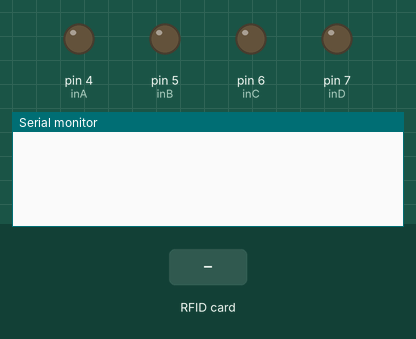
The sketch below on a simulated Arduino Mega 2560, built with avr-gcc and run on an emulated ATmega2560. Shown: output pins drawn as LEDs (lit = HIGH), the last lines printed to the serial monitor. The test bench sets the inputs (shaded band). The modem accepts every AT command (registered, SIM ready, sends succeed) and sends nothing else; pins used as bus, display or sensor lines are not drawn.

Above: at 6.2 s.
6.3 s: RFID card C9 1D C6 7E held to the reader
At 6.7 s:
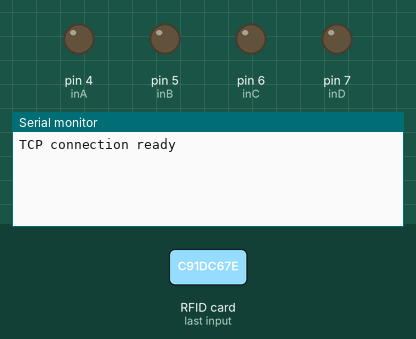
At 8.5 s:
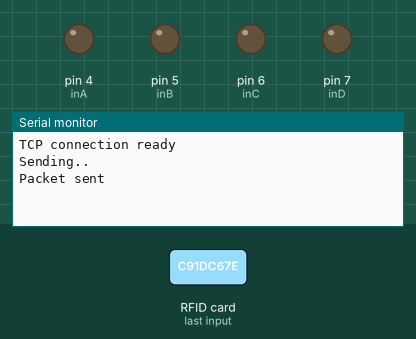

The sketch:

line_follower_RFID_SONAR_voltage_sensor_wifi.ino
```cpp
#include<MFRC522.h>
#include<SPI.h>
#define RST_PIN         48          // Configurable, see typical pin layout above
#define SS_PIN          53         // Configurable, see typical pin layout above
MFRC522 mfrc522(SS_PIN, RST_PIN);
String ssid = "dhong";
String password = "01521439838";
String server = "192.168.0.2"; // www.example.com

String uri = "/SS_IOT/post-esp-data.php";// our example is /Serial1post.php

#define inA 4
#define inB 5
#define inC 6
#define inD 7
int th[10] = {500, 500, 500, 500, 500};
int sen_pins[5] = {A4, A3, A2, A1, A0};

void wheel(int lm, int rm);

int i, sen[10], s[10], lastSensor, lastError;

int base_L = 180;
int base_R = 180;
float kp = 8.0;
float kd = 15.0;
void setup()
{
  Serial1.begin(115200);
  reset();

  connectWifi();

  init_Mfrc522();
  other_init();
}
void loop()
{
  if (!mfrc522.PICC_IsNewCardPresent())
  {
    return;
  }
  if (!mfrc522.PICC_ReadCardSerial())
  {
    return;
  }
  String uid = "";
  // Serial.println();
  //Serial.print("UID=");
  for (int i = 0; i < mfrc522.uid.size; i++)
  {
    // Serial.print(mfrc522.uid.uidByte[i] < 0x10 ? "0" : "");
    // Serial.print(mfrc522.uid.uidByte[i], HEX);
    uid.concat(String(mfrc522.uid.uidByte[i] < 0x10 ? "0" : ""));
    uid.concat(String(mfrc522.uid.uidByte[i], HEX));
  }
  uid.toUpperCase();
  if (uid == "C91DC67E") {
    String d = "&sensor=RFID&location=Dhaka&value1=10&value2=10&value3=10";
    httppost(d);
  }

  // line_follow();
  // wheel(255, 255);
}

void reset() {

  Serial1.println("AT+RST");

  delay(1000);

  if (Serial1.find("OK") ) Serial.println("Module Reset");

}

//connect to your wifi network

void connectWifi() {

  String cmd = "AT+CWJAP=\"" + ssid + "\",\"" + password + "\"";

  Serial1.println(cmd);

  delay(4000);

  if (Serial1.find("OK")) {

    Serial.println("Connected!");

  }

  else {

    connectWifi();

    Serial.println("Cannot connect to wifi");
  }

}

void httppost (String data) {

  Serial1.println("AT+CIPSTART=\"TCP\",\"" + server + "\",8080");//start a TCP connection.

  if ( Serial1.find("OK")) {

    Serial.println("TCP connection ready");

  } delay(1000);

  String postRequest =

    "POST " + uri + " HTTP/1.0\r\n" +

    "Host: " + server + "\r\n" +

    "Accept: *" + "/" + "*\r\n" +

    "Content-Length: " + data.length() + "\r\n" +

    "Content-Type: application/x-www-form-urlencoded\r\n" +

    "\r\n" + data;

  String sendCmd = "AT+CIPSEND=";//determine the number of caracters to be sent.

  Serial1.print(sendCmd);

  Serial1.println(postRequest.length() );

  delay(500);

  if (Serial1.find(">")) {
    Serial.println("Sending.."); Serial1.print(postRequest);

    if ( Serial1.find("SEND OK")) {
      Serial.println("Packet sent");

      while (Serial1.available()) {

        String tmpRSerial1 = Serial1.readString();

        Serial.println(tmpRSerial1);

      }

      // close the connection

      Serial1.println("AT+CIPCLOSE");

    }

  }


}

void other_init()
{
  lastSensor = 0;
  lastError = 0;
  Serial.begin(9600);
}

void mot_init()
{

  pinMode(inA, OUTPUT);
  pinMode(inB, OUTPUT);
  pinMode(inC, OUTPUT);
  pinMode(inD, OUTPUT);


}

void wheel(int lm, int rm)
{
  if (lm == 0)
  {

    analogWrite(inA, 0);
    analogWrite(inB, 0);

  }
  if (lm > 0)
  {

    analogWrite(inA, abs(rm));
    analogWrite(inB, 0);
  }
  else if (lm < 0)
  {

    analogWrite(inA, 0);
    analogWrite(inB, abs(rm));
  }


  if (rm == 0)
  {

    analogWrite(inC, 0);
    analogWrite(inD, 0);


  }
  if (rm > 0)
  {
    analogWrite(inC, abs(lm));
    analogWrite(inD, 0);

  }
  else if (rm < 0)
  {

    analogWrite(inC, 0);
    analogWrite(inD, abs(lm));

  }
  if (lm > 254) lm = 254;
  if (lm < -254) lm = -254;
  if (rm > 254) rm = 254;
  if (rm < -254) rm = -254;


}

int readSensor()
{
  for (i = 0; i < 5; i++)
  {
    sen[i] = analogRead(sen_pins[i]);
    if (sen[i] > th[i])
    {
      s[i] = 0;
    }
    else {
      s[i] = 1;
    }
  }

  int error, sum;
  sum = s[0] + s[1] + s[2] + s[3] + s[4] + s[5] + s[6] + s[7] + s[8] + s[9];
  if (sum != 0)
  {
    error = (s[0] * 10 + s[1] * 20 + s[2] * 30 + s[3] * 40 + s[4] * 50 + s[5] * 60 + s[6] * 70 + s[7] * 80 + s[8] * 90 + s[9] * 100) / sum - 55;
  }
  else
  {
    error = 420;
  }

  if (s[0] == 1) lastSensor = 1;
  else if (s[4] == 1) lastSensor = 2;
  Serial.println(error);
  return error;
}


void line_follow()
{
  int error, corr;
  float p, d;
  error = readSensor();
  if (error == 420)
  {
    if (lastSensor == 1) wheel(-180, 180);
    else if (lastSensor == 2) wheel(180, -180);
  }
  else
  {
    p = kp * error;
    d = kd * (error - lastError);
    corr = p + d;
    //  Serial.println(corr);
    wheel(base_L + corr, base_R - corr);
    if ((error - lastError) != 0) delay(5);
    lastError = error;
  }

}

void init_Mfrc522() {
  SPI.begin();      // Init SPI bus
  mfrc522.PCD_Init();   // Init MFRC522
  mfrc522.PCD_DumpVersionToSerial();  // Show details of PCD - MFRC522 Card Reader details
  mot_init();

};
```

Measured:
- after the input at 6.3 s, the serial monitor: prints a new line at once (image 1)
